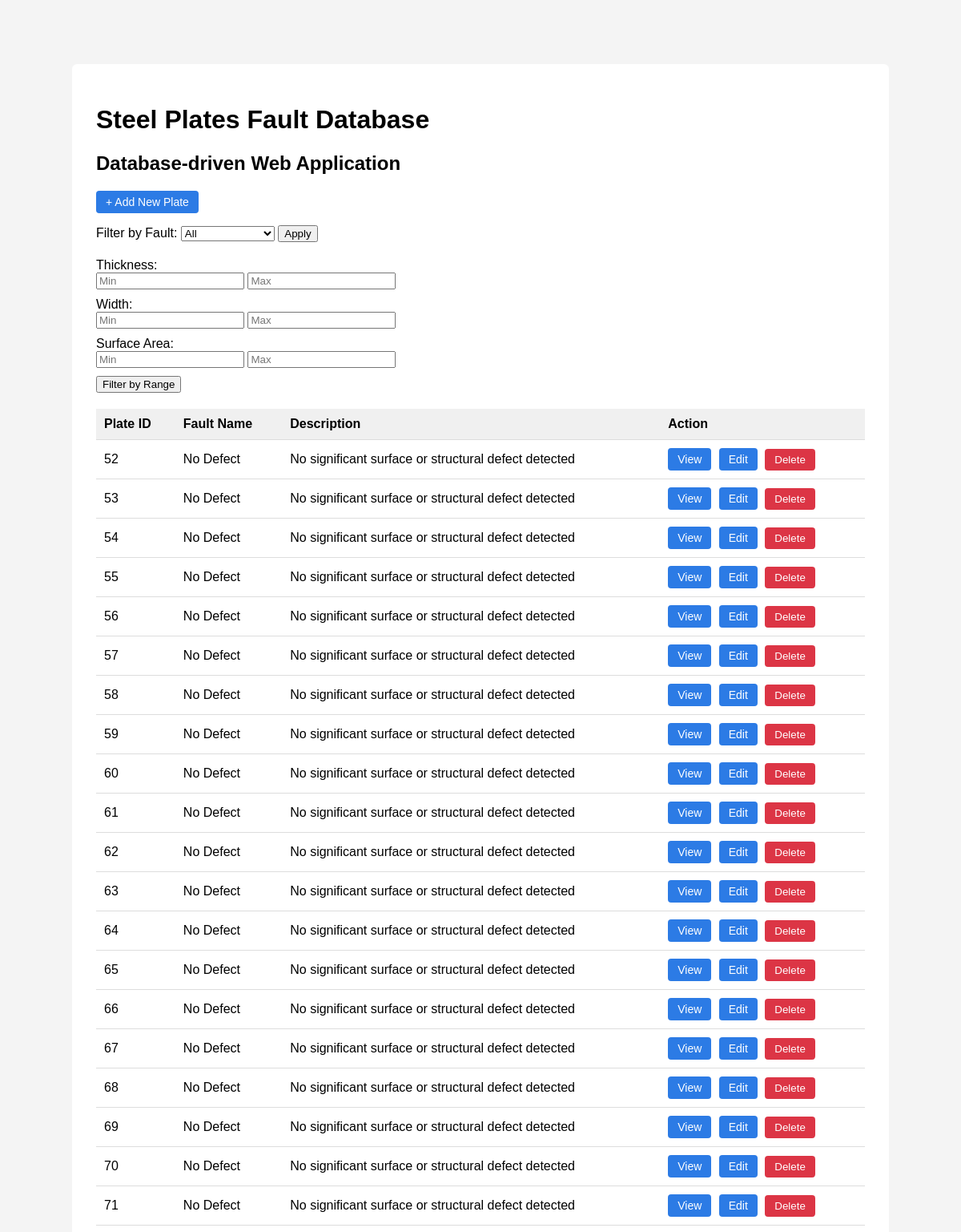
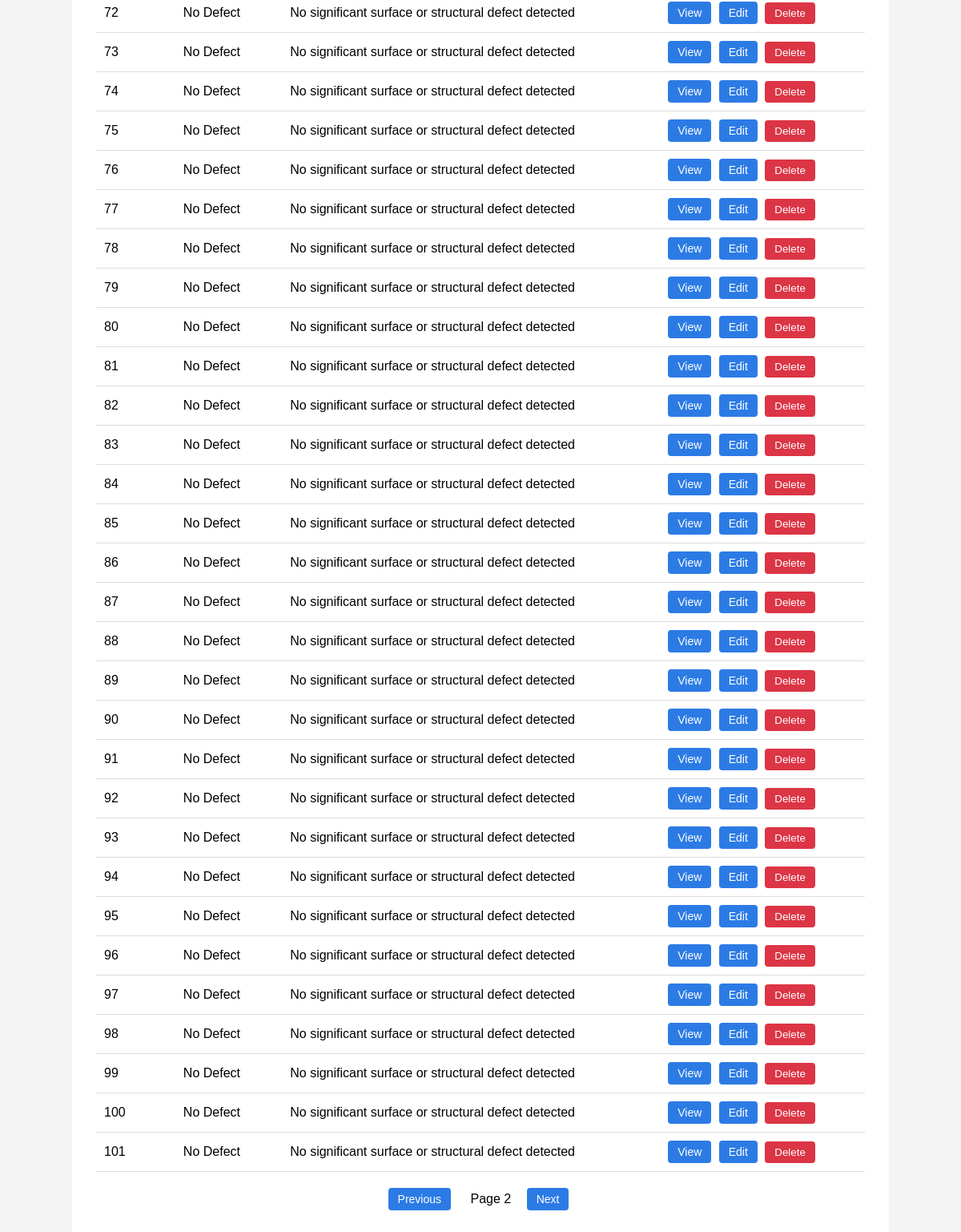
The app's page /plates?page=2 with its own data (2 pictures, top to bottom).
### tables this page shows
CREATE TABLE faults (
    fault_code TEXT PRIMARY KEY,
    fault_name TEXT,
    description TEXT
);

CREATE TABLE plates_new (
    plate_id INTEGER PRIMARY KEY,
    fault_code TEXT,
    created_at TEXT DEFAULT CURRENT_TIMESTAMP
);

### app.py (the view)
@app.route("/plates")
def show_plates():
    page = request.args.get("page", default=1, type=int)
    selected_fault = request.args.get("fault", default="", type=str)
    per_page = 50
    offset = (page - 1) * per_page
    conn = get_db_connection()
    cursor = conn.cursor()
    cursor.execute("SELECT fault_code, fault_name FROM faults ORDER BY fault_code")
    faults = cursor.fetchall()
    if selected_fault:
        cursor.execute(
            """
            SELECT
                pn.plate_id,
                f.fault_name,
                f.description
            FROM plates_new pn
            JOIN faults f ON pn.fault_code = f.fault_code
            WHERE pn.fault_code = ?
            ORDER BY pn.plate_id
            LIMIT ? OFFSET ?
            """,
            (selected_fault, per_page, offset)
        )
    else:
        cursor.execute(
            """
            SELECT
                pn.plate_id,
                f.fault_name,
                f.description
            FROM plates_new pn
            JOIN faults f ON pn.fault_code = f.fault_code
            ORDER BY pn.plate_id
            LIMIT ? OFFSET ?
            """,
            (per_page, offset)
        )
    rows = cursor.fetchall()
    conn.close()
    return render_template(
        "plates.html",
        rows=rows,
        faults=faults,
        selected_fault=selected_fault,
        page=page
    )

### app.py (called while the page is built)
def get_db_connection():
    conn = sqlite3.connect("app.db")
    conn.row_factory = sqlite3.Row
    return conn

### templates/plates.html (shortened to what this page needs)
<!DOCTYPE html>
<html>
<head>
</head>
<body>
<div class="container">
    <h1>Steel Plates Fault Database</h1>
    <h2>Database-driven Web Application</h2>
    <div class="top-link">
        <a class="button" href="/add">+ Add New Plate</a>
    </div>
    <form method="get" action="/plates">
        <label for="fault">Filter by Fault:</label>
        <select name="fault" id="fault">
            <option value="">All</option>
        </select>
        <button type="submit">Apply</button>
    </form>
    <form method="get" action="/plates/filter" style="margin-top:20px;">
        <div style="margin-bottom:10px;">
            <label>Thickness:</label><br>
            <input type="number" step="0.01" name="min_th" placeholder="Min">
            <input type="number" step="0.01" name="max_th" placeholder="Max">
        </div>
        <div style="margin-bottom:10px;">
            <label>Width:</label><br>
            <input type="number" step="0.01" name="min_w" placeholder="Min">
            <input type="number" step="0.01" name="max_w" placeholder="Max">
        </div>
        <div style="margin-bottom:10px;">
            <label>Surface Area:</label><br>
            <input type="number" step="0.01" name="min_sa" placeholder="Min">
            <input type="number" step="0.01" name="max_sa" placeholder="Max">
        </div>
        <button type="submit">Filter by Range</button>
    </form>
    <table>
        <tr>
            <th>Plate ID</th>
            <th>Fault Name</th>
            <th>Description</th>
            <th>Action</th>
        </tr>
        {% for row in rows %}
        <tr>
            <td>{{ row["plate_id"] }}</td>
            <td>{{ row["fault_name"] }}</td>
            <td>{{ row["description"] }}</td>
            <td>
                <a class="button" href="/plates/{{ row['plate_id'] }}">View</a>
                <a class="button" href="/edit/{{ row['plate_id'] }}">Edit</a>
                <form method="post"
                    action="/delete/{{ row['plate_id'] }}"
                    style="display:inline;"
                    onsubmit="return confirm('정말 삭제하시겠습니까?');">
                    <button type="submit"
                            style="
                                padding:6px 12px;
                                background:#dc3545;
                                color:white;
                                border:none;
                                border-radius:4px;
                                cursor:pointer;
                            ">
                        Delete
                    </button>
                </form>
            </td>
        </tr>
        {% endfor %}
    </table>
    <div style="margin-top:20px; text-align:center;">
        {% if page > 1 %}
            <a class="button"
               href="/plates?page={{ page - 1 }}{% if selected_fault %}&fault={{ selected_fault }}{% endif %}">
               Previous
            </a>
        {% endif %}
        <span style="margin: 0 15px;">Page {{ page }}</span>
        {% if rows|length == 50 %}
            <a class="button"
               href="/plates?page={{ page + 1 }}{% if selected_fault %}&fault={{ selected_fault }}{% endif %}">
               Next
            </a>
        {% endif %}
    </div>
</div>
</body>
</html>

### templates/plates.html (style rules this page uses)
body { font-family: Arial, sans-serif; background-color: #f4f4f4; margin: 0; padding: 0; }
.container { width: 80%; margin: 80px auto; background: white; padding: 30px; border-radius: 6px; }
table { width: 100%; border-collapse: collapse; margin-top: 20px; }
th, td { padding: 10px; border-bottom: 1px solid #ddd; text-align: left; }
th { background-color: #f0f0f0; }
a.button { display: inline-block; padding: 6px 12px; background: #2c7be5; color: white; text-decoration: none; border-radius: 4px; font-size: 14px; margin-right: 5px; }
.top-link { margin-bottom: 15px; }

### records on screen
faults: plate_id "52", fault_name "No Defect", description "No significant surface or structural defect detected", plate_id "53", plate_id "54", plate_id "55", plate_id "56", plate_id "57", plate_id "58", plate_id "59", plate_id "60", plate_id "61", plate_id "62", plate_id "63", plate_id "64", plate_id "65", plate_id "66", plate_id "67", plate_id "68", plate_id "69", plate_id "70", plate_id "71", plate_id "72", plate_id "73", plate_id "74", plate_id "75", plate_id "76", plate_id "77", plate_id "78", plate_id "79", plate_id "80", plate_id "81", plate_id "82", plate_id "83", plate_id "84", plate_id "85", plate_id "86", plate_id "87", plate_id "88", plate_id "89", plate_id "90", plate_id "91", plate_id "92", plate_id "93", plate_id "94", plate_id "95", plate_id "96", plate_id "97", plate_id "98", plate_id "99", plate_id "100", plate_id "101"

### other values on screen
{{ page }} "2"
